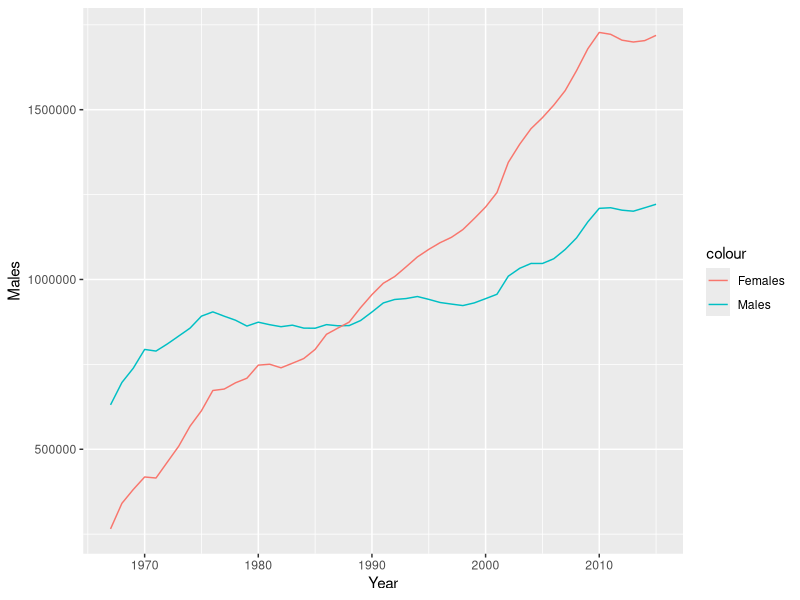
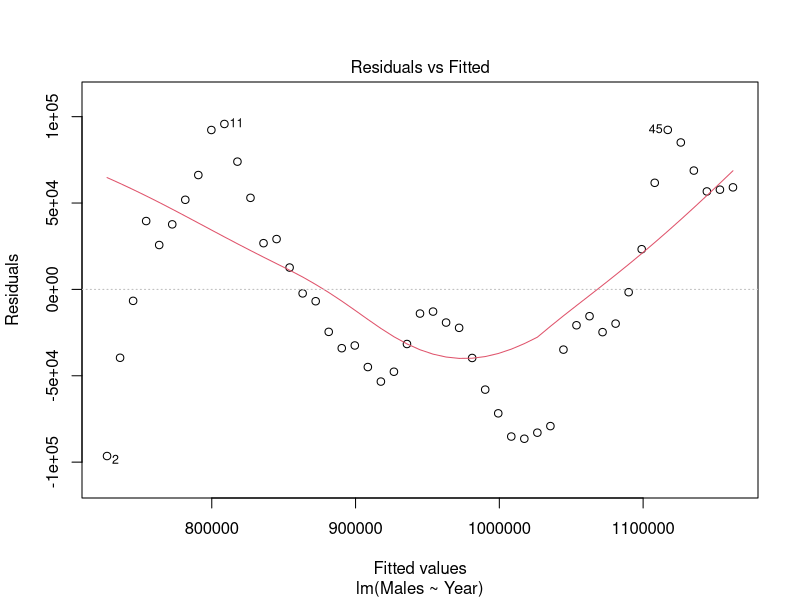
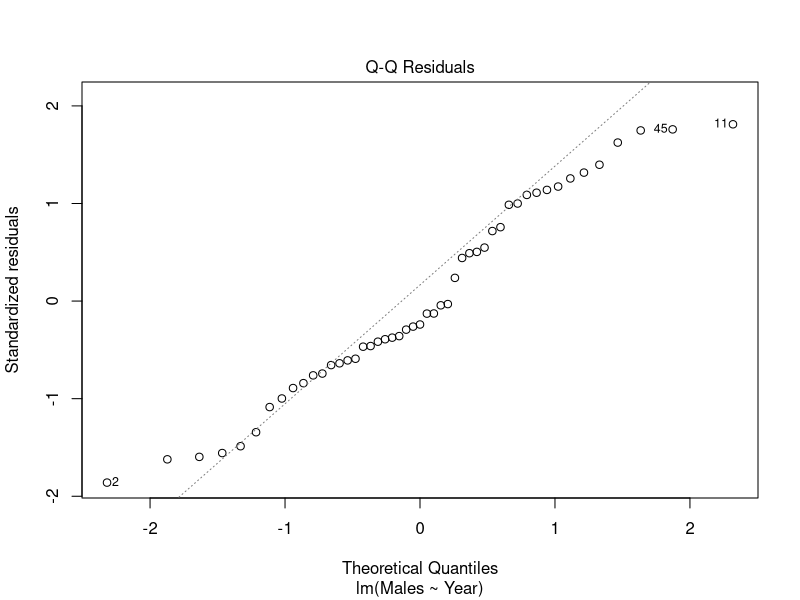
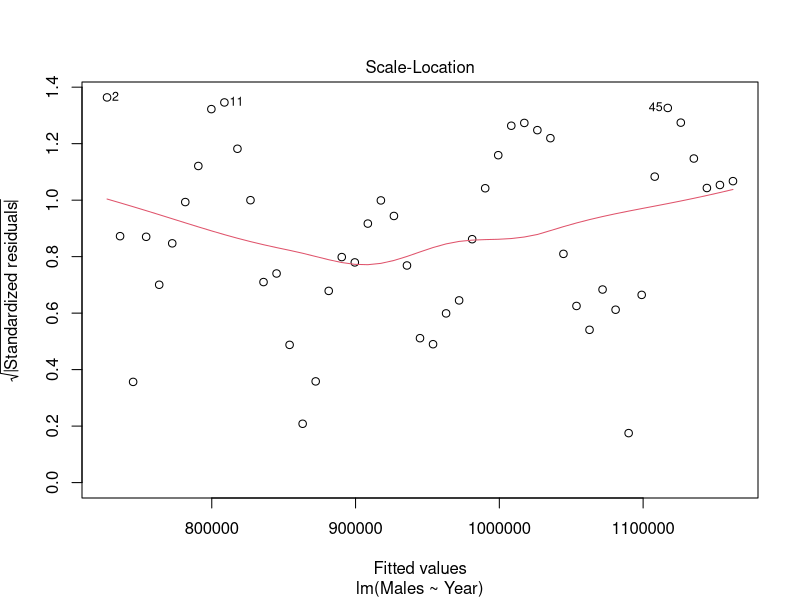
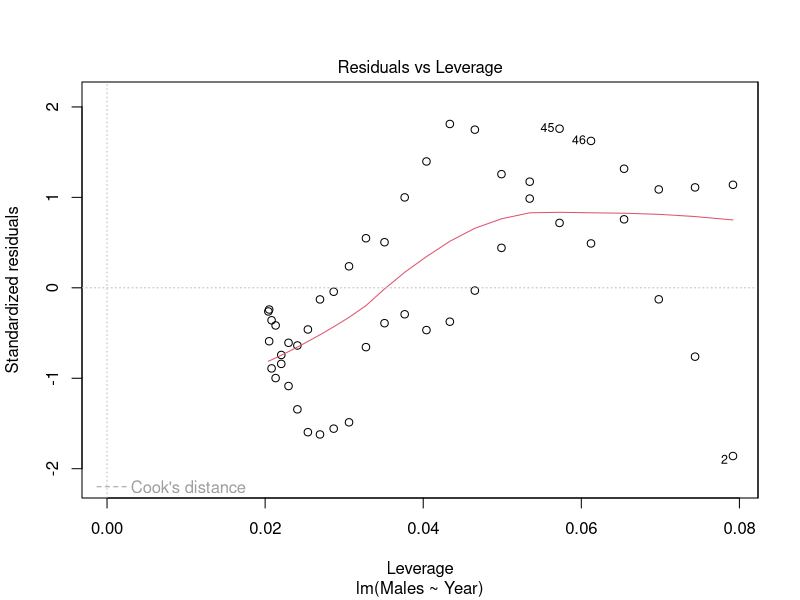
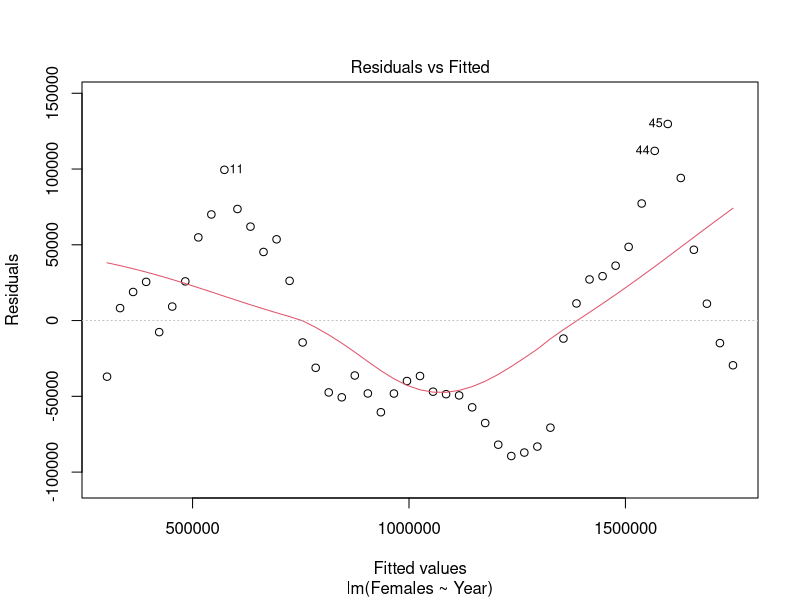
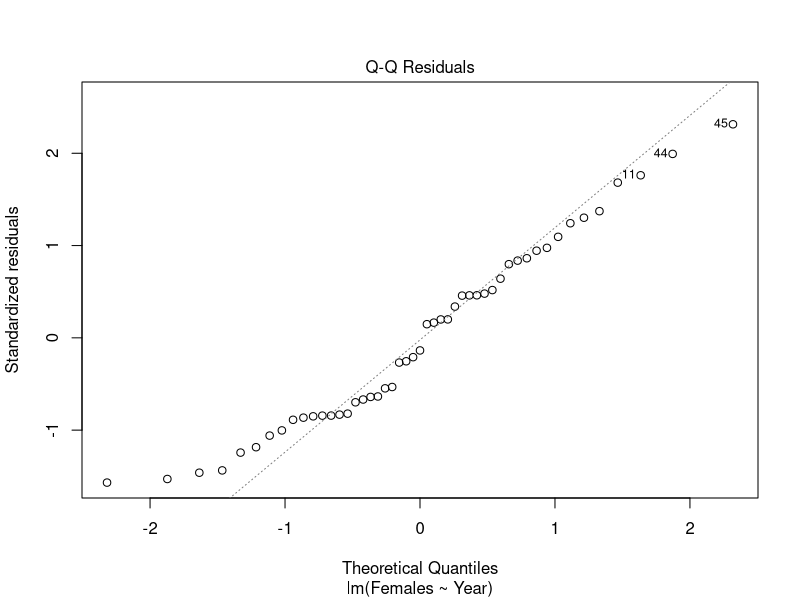
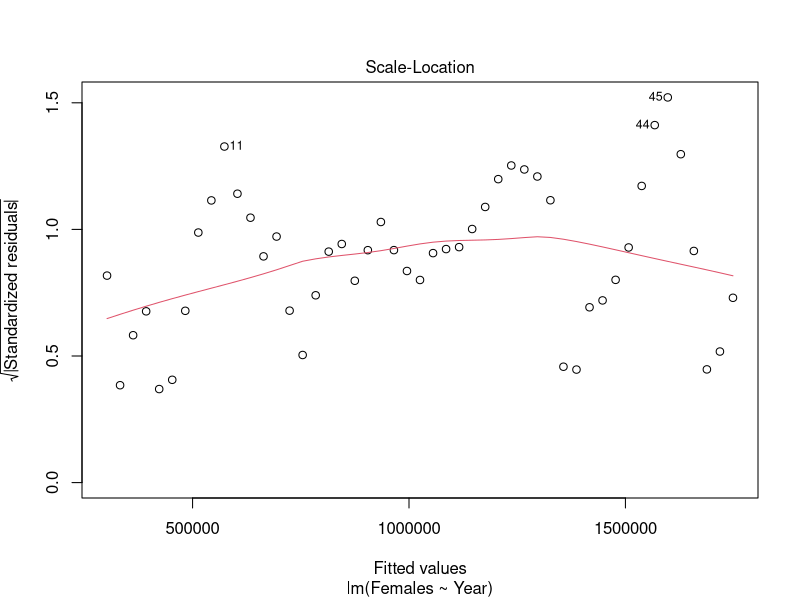

Write the R code that produced these figures, in order.
## ---- chunk 1
knitr::opts_chunk$set(echo = TRUE)
## ---- chunk 2
#Load packages

library(tidyverse)

#Load data

enroll <- read_csv("enrollment final edited.csv")

## ---- chunk 3
#Visualize the trends in the raw data

enroll_graph <- ggplot(enroll, aes(x = Year)) +
  geom_line(aes(y = Males, color = "Males")) +
  geom_line(aes(y = Females, color = "Females"))
  
enroll_graph  
  
  
## ---- chunk 4
#Regression models for each

lm_males <- lm(Males ~ Year, data = enroll)

summary(lm_males)

lm_females <- lm(Females ~ Year, data = enroll)

summary(lm_females)

## ---- chunk 5
#Pearson's R

male_cor = cor.test(enroll$Year, enroll$Males)
male_cor

female_cor = cor.test(enroll$Year, enroll$Females)
female_cor

## ---- chunk 6
#Look at residuals for each

plot(lm_males)

plot(lm_females)

## ---- chunk 7
#Plot both models

enroll_model_graph <- ggplot(enroll, aes(x = Year)) +
  geom_point(aes(y = Males, color = "Males")) +
  geom_smooth(aes(y = Males), method = lm, se = TRUE, size = 0.5, color = "gray20") +
  geom_point(aes(y = Females, color = "Females")) +
  geom_smooth(aes(y = Females), method = lm, se = TRUE, size = 0.5, color = "gray20") +
  scale_color_manual(values = c("lightblue3", "plum4"))+
  theme_classic() +
  theme(legend.justification=c(1,0), legend.position=c(0.25,0.7)) +
  scale_x_continuous(expand = c(0,0), limits = c(1967, 2016)) +
  labs(x = "Year", y = "Graduate Enrollment")

enroll_model_graph + labs(colour = "Gender")


